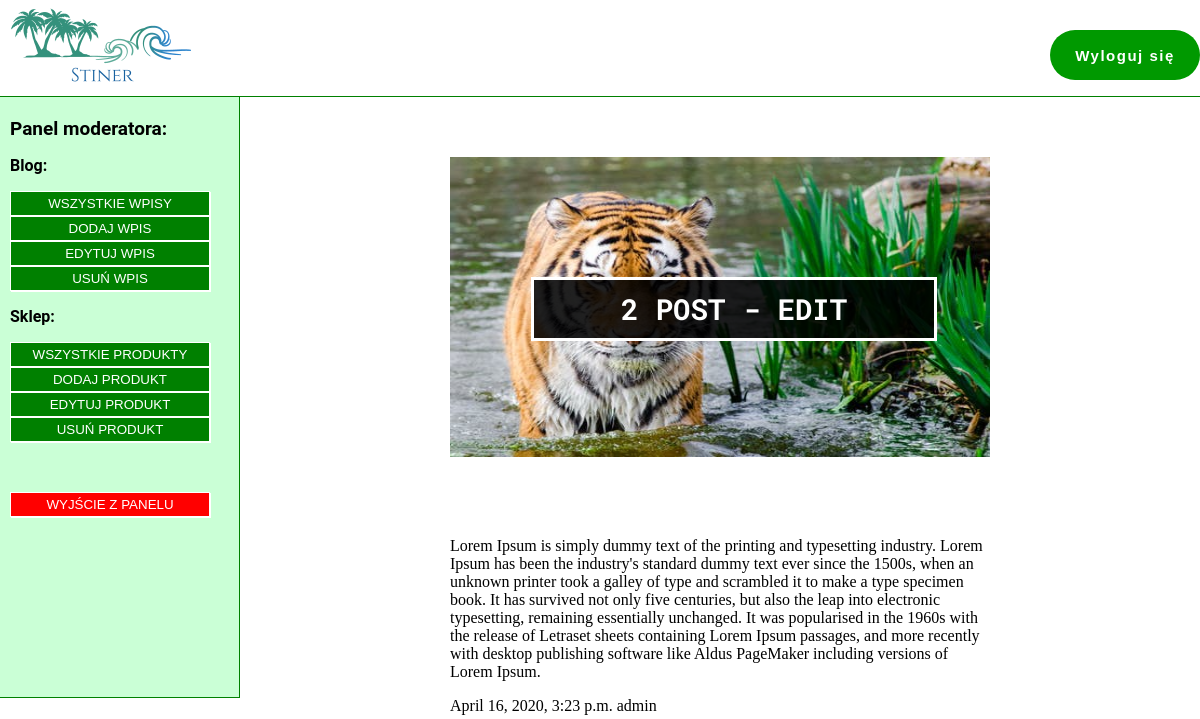
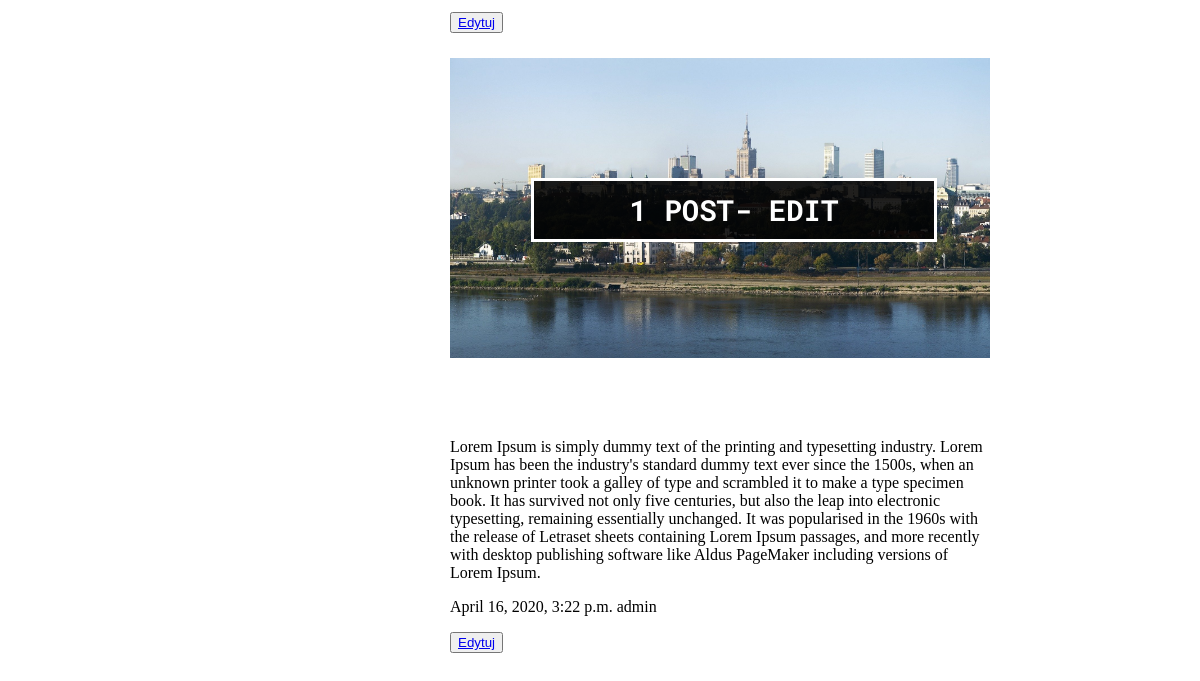
Before: /management/blog_edit/ (signed in) with the older database file (2 pictures, top to bottom).
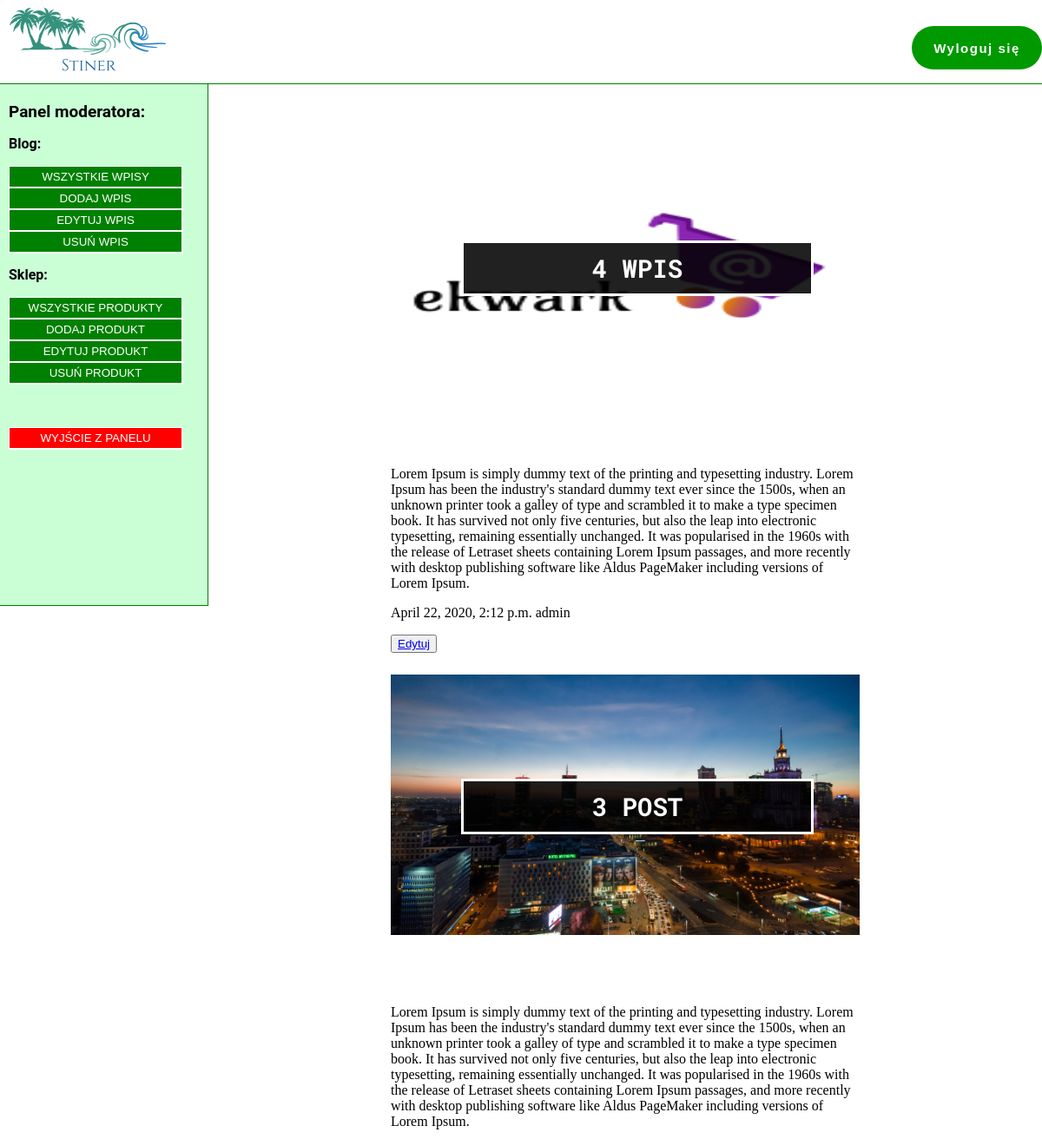
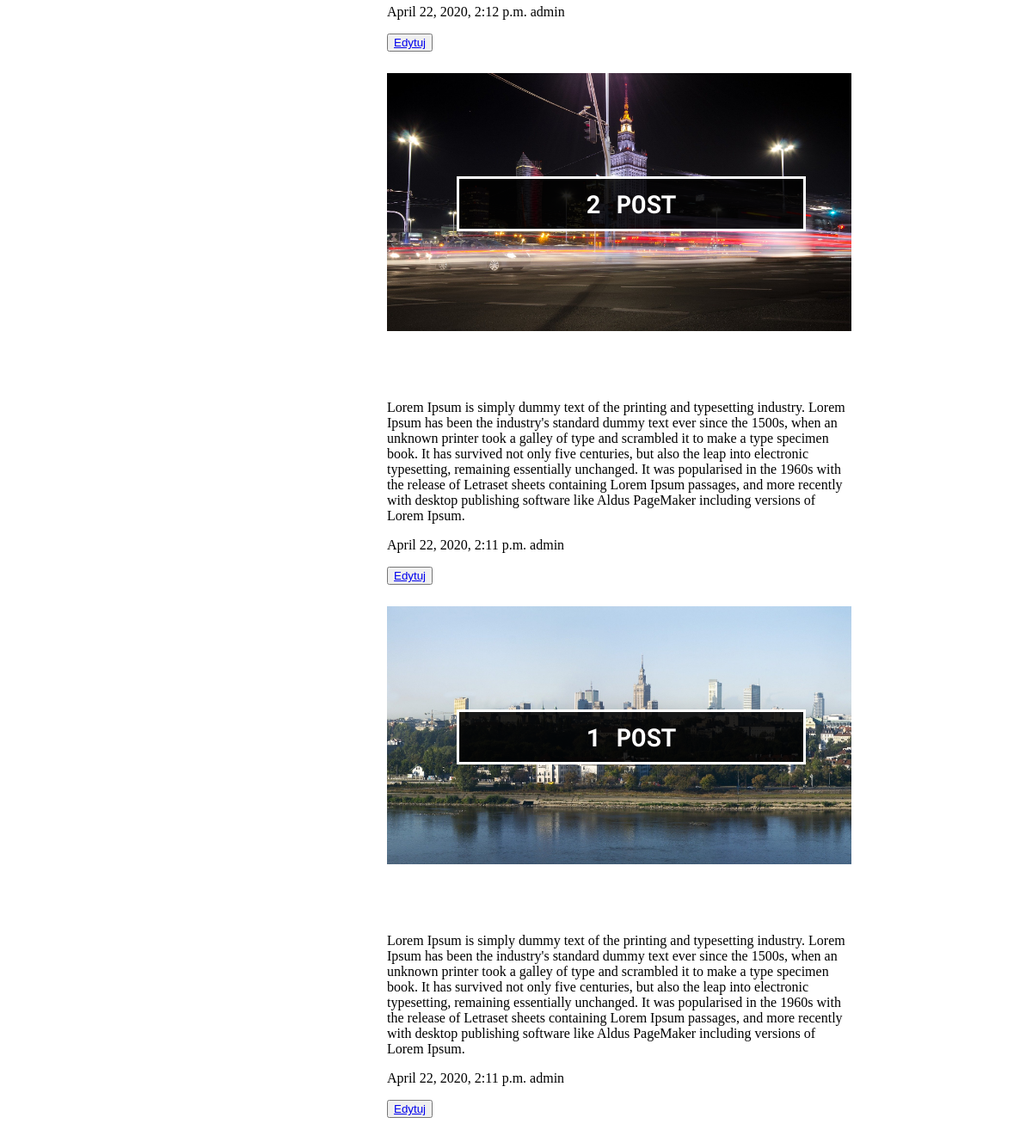
After: the same page with the newer database file (2 pictures, top to bottom).
### blog/models.py (models this page shows, shortened)
class Post(models.Model):
    STATUT_CHOICES = (
        ('draft', 'Szkic'),
        ('published', 'Opublikowany'),
    )
    owner = models.ForeignKey(User, related_name='posts_created', on_delete=models.CASCADE)
    title = models.CharField(max_length=30)
    slug = models.SlugField(max_length=250)
    image = models.ImageField(upload_to='media/img/%Y/%m%d')
    body = models.TextField()
    publish = models.DateTimeField(default=timezone.now)
    created = models.DateTimeField(auto_now_add=True)
    status = models.CharField(max_length=10, choices=STATUT_CHOICES, default='draft')
    class Meta:
        ordering = ('-publish',)

### management/views.py (the view)
# urls.py: path('blog_edit/', views.BlogEditPostListView.as_view(), name='blog_posts_edit'),
class BlogEditPostListView(PermissionRequiredMixin, ListView):
    template_name = 'blog/manage/posts/edit-list.html'
    permission_required = 'blog.change_post'
    model = Post
    def get_queryset(self):
        qs = super(BlogEditPostListView, self).get_queryset()
        return qs.filter(owner=self.request.user)

### management/templates/blog/manage/posts/edit-list.html
{% extends "base1.html" %}
{% load static %}
{% block content %}
<div class="content">
    <div class="posts_manage">
        {% for post in object_list %}
            <div class="post_manage">
                <div class="image"><img src='{{post.image.url}}' alt=""></div>
                <div class="title"><p>{{post.title}}</p></div>
                <div class="body"><p>{{post.body}}</p></div>
                <div class="info"><p>{{post.created}} {{post.owner}}</p></div>
                <button><a href="{% url 'management:blog_post_edit' post.id %}">Edytuj</a></button>
            </div>
        {% endfor %}
    </div>
</div>
{% endblock %}

Changed rows visible on the page:
now on this page (row edited): Post: title "4 WPIS", body "Lorem Ipsum is simply dummy text of the printing and typesetting industry. Lorem Ipsum has been the industry's standard dummy text ever since the 1500s, when an unknown printer took a galley of type and scrambled it to make a type specimen book. It has survived not only five centuries, but also the leap into electronic typesetting, remaining essentially unchanged. It was popularised in the 1960s with the release of Letraset sheets containing Lorem Ipsum passages, and more recently with desktop publishing software like Aldus PageMaker including versions of Lorem Ipsum.", created "April 22, 2020, 2:12 p.m.", owner "admin"
added Post: title "3 POST", body "Lorem Ipsum is simply dummy text of the printing and typesetting industry. Lorem Ipsum has been the industry's standard dummy text ever since the 1500s, when an unknown printer took a galley of type and scrambled it to make a type specimen book. It has survived not only five centuries, but also the leap into electronic typesetting, remaining essentially unchanged. It was popularised in the 1960s with the release of Letraset sheets containing Lorem Ipsum passages, and more recently with desktop publishing software like Aldus PageMaker including versions of Lorem Ipsum.", created "April 22, 2020, 2:12 p.m.", owner "admin"
changed Post: title "2 POST - EDIT" → "2 POST"; created "April 16, 2020, 3:23 p.m." → "April 22, 2020, 2:11 p.m."
changed Post: title "1 POST- EDIT" → "1 POST"; created "April 16, 2020, 3:22 p.m." → "April 22, 2020, 2:11 p.m."
